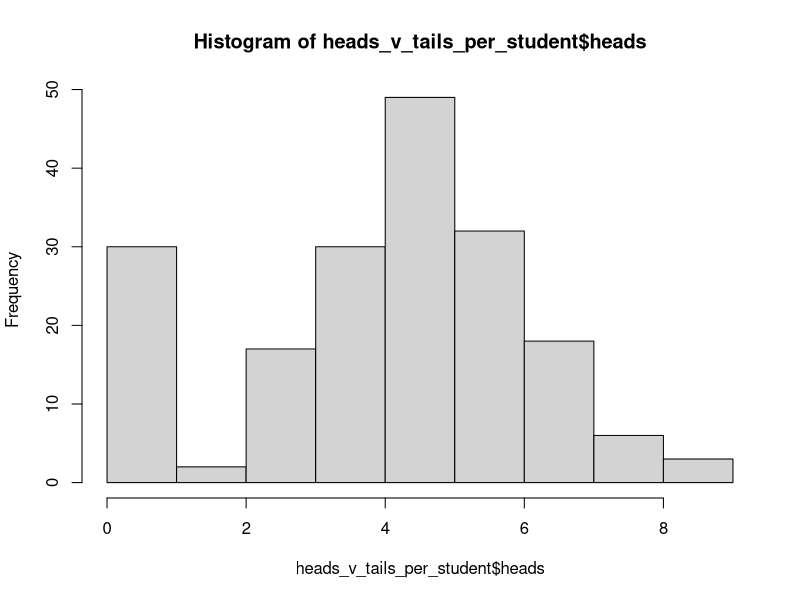
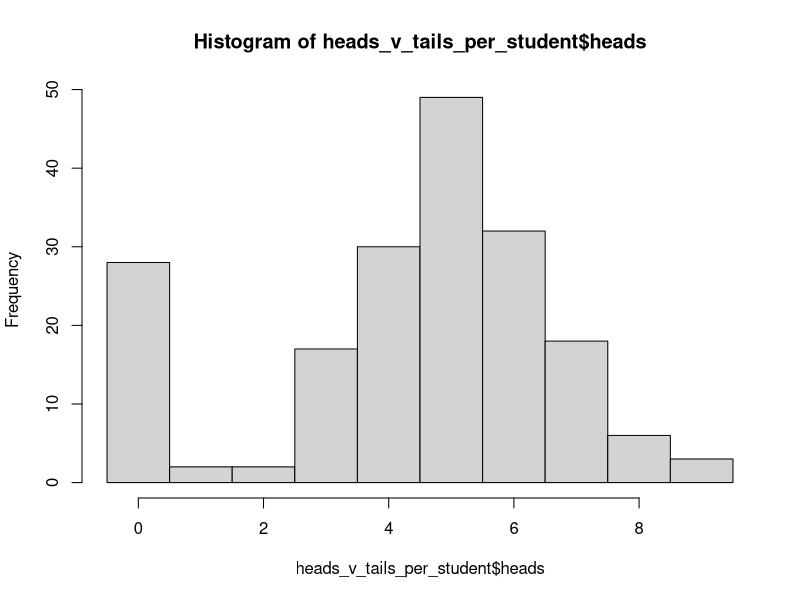

Generate these figures, in order, with R:
## ---- chunk 1
# this function tabulates the frequency per row.
# setting MARGIN to 2 gives frequency per column.
table_per_row <- function(data, MARGIN=1) {
###    flat_data <- as.vector(as.matrix(data)) # "flatten" the data into just a list of heads and tails
#    unique_values <- unique(flat_data) # get all of the unique values in the data 
#    factored <- apply(data, MARGIN, function(row) factor(row, levels=unique_values)) # maps the "factor" function over the rows... this is just a precursor to make "table" work right
#    tabulated <- sapply(factored, table) # map "table" over the previous line
#    return(data.frame(t(tabulated))) # return as a dataframe in familiar orientation.
    frame = data.frame(apply(data,MARGIN,function(row) sum(row == "heads")))
    names(frame) = c("heads")
    frame$tails = 10 - frame$heads
    return (frame)
}
## ---- chunk 2
data <- read.csv("flippin_coins.csv")
## ---- chunk 3
data[1] # the first row
data[,1] # the first column
data[1,1] # the obs. in the first row and first column
data[,2:ncol(data)] # all columns but the first
data[1:nrow(data)-1,] # all rows but the last
## ---- chunk 4
coins <- data[, 2:length(data)]
## ---- chunk 5
heads_v_tails_per_student <- table_per_row(coins) # how many heads did each student get?
## ---- chunk 6
sum(heads_v_tails_per_student$heads < 7)
## ---- chunk 7
sum(heads_v_tails_per_student$heads < 7) / nrow(heads_v_tails_per_student)
## ---- chunk 8
hist(heads_v_tails_per_student$heads)
## ---- chunk 9
cuts = seq(-0.5, 9.5, length.out=11) # make 11 evenly spaced "breaks" from -0.5 to 9.5 (inclusive).  Note that this makes 10 "bins"!
hist(heads_v_tails_per_student$heads, breaks = cuts) 
